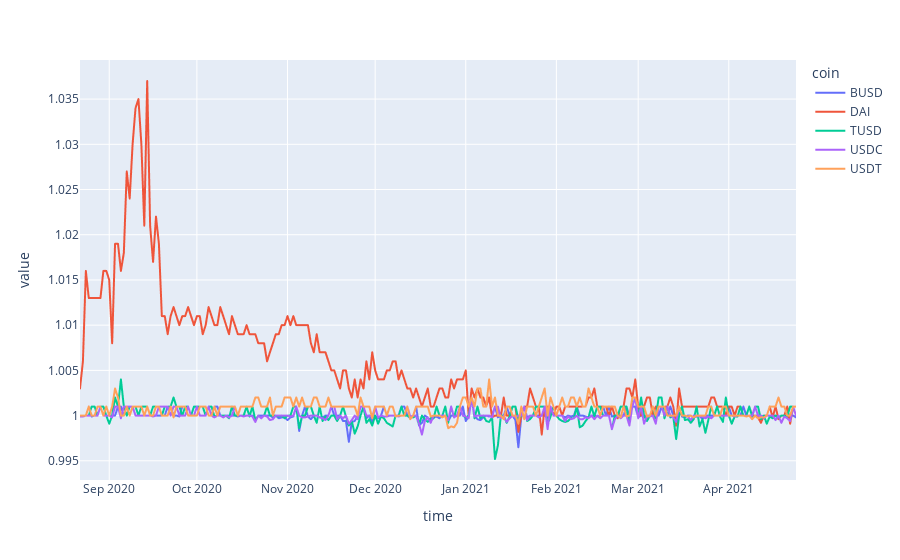

The code cell stored with this chart in its notebook:
### Code cell
#Volatile coins
fig = px.line(df_long[(df_long.variable == "close") & 
(df_long.stablecoin == 1)].reset_index()[["time","coin","value"]], 
x = "time", y = "value", color = 'coin')
fig.show()

### Figure 1 — Plotly figure (JSON) as saved in the notebook; plotly's stock layout.template omitted (floating-point values rounded to 4 significant figures; data arrays with more than 128 entries replaced by an {"elided": "..."} marker saying what was removed)
{"data": [{"hovertemplate": "coin=BUSD<br>time=%{x}<br>value=%{y}<extra></extra>", "legendgroup": "BUSD", "line": {"color": "#636efa", "dash": "solid"}, "marker": {"symbol": "circle"}, "mode": "lines", "name": "BUSD", "showlegend": true, "type": "scattergl", "x": {"elided": "246 str values"}, "xaxis": "x", "y": {"elided": "246 float values"}, "yaxis": "y"}, {"hovertemplate": "coin=DAI<br>time=%{x}<br>value=%{y}<extra></extra>", "legendgroup": "DAI", "line": {"color": "#EF553B", "dash": "solid"}, "marker": {"symbol": "circle"}, "mode": "lines", "name": "DAI", "showlegend": true, "type": "scattergl", "x": {"elided": "246 str values"}, "xaxis": "x", "y": {"elided": "246 float values"}, "yaxis": "y"}, {"hovertemplate": "coin=TUSD<br>time=%{x}<br>value=%{y}<extra></extra>", "legendgroup": "TUSD", "line": {"color": "#00cc96", "dash": "solid"}, "marker": {"symbol": "circle"}, "mode": "lines", "name": "TUSD", "showlegend": true, "type": "scattergl", "x": {"elided": "246 str values"}, "xaxis": "x", "y": {"elided": "246 float values"}, "yaxis": "y"}, {"hovertemplate": "coin=USDC<br>time=%{x}<br>value=%{y}<extra></extra>", "legendgroup": "USDC", "line": {"color": "#ab63fa", "dash": "solid"}, "marker": {"symbol": "circle"}, "mode": "lines", "name": "USDC", "showlegend": true, "type": "scattergl", "x": {"elided": "246 str values"}, "xaxis": "x", "y": {"elided": "246 float values"}, "yaxis": "y"}, {"hovertemplate": "coin=USDT<br>time=%{x}<br>value=%{y}<extra></extra>", "legendgroup": "USDT", "line": {"color": "#FFA15A", "dash": "solid"}, "marker": {"symbol": "circle"}, "mode": "lines", "name": "USDT", "showlegend": true, "type": "scattergl", "x": {"elided": "246 str values"}, "xaxis": "x", "y": {"elided": "246 float values"}, "yaxis": "y"}], "layout": {"legend": {"title": {"text": "coin"}, "tracegroupgap": 0}, "margin": {"t": 60}, "xaxis": {"anchor": "y", "domain": [0, 1], "title": {"text": "time"}}, "yaxis": {"anchor": "x", "domain": [0, 1], "title": {"text": "value"}}}}
